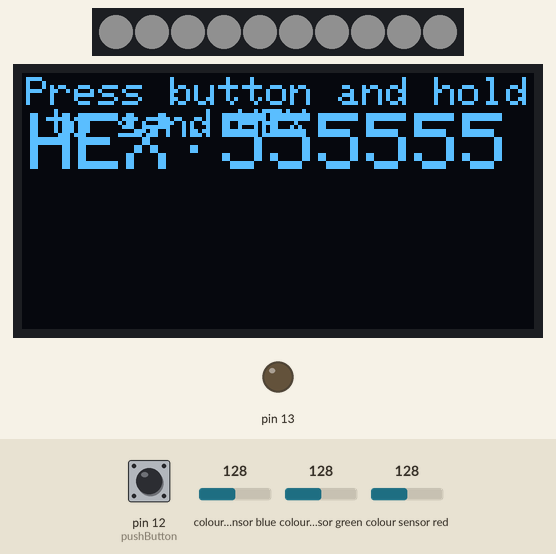
Recording of a sketch running on a simulated Arduino Leonardo, built with avr-gcc and run on an emulated ATmega32U4. Shown: 10 RGB LEDs in strip order, left to right, 128×64 one-colour display, output pins drawn as LEDs (lit = HIGH). The test bench sets the inputs (shaded band); at power-on: colour sensor blue 128, colour sensor green 128, colour sensor red 128, pin 12 (pushButton) LOW. Dim RGB values are drawn brighter than linear; USB keyboard and mouse output is not drawn; what the sketch prints to the serial monitor is not drawn.

Above: at 3.2 s.
3.3 s: colour sensor blue set to 5
At 6.4 s:
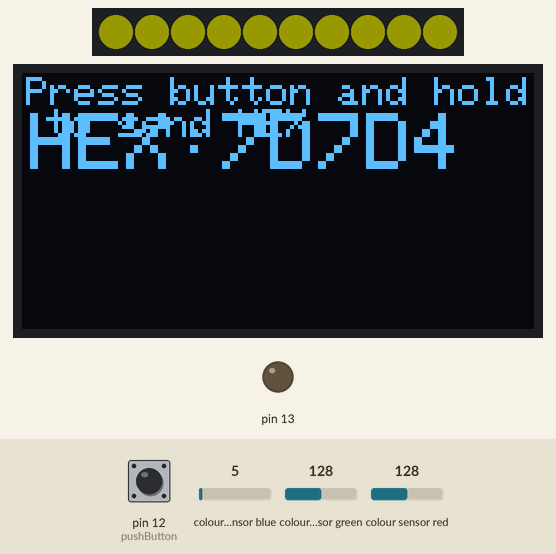
6.7 s: colour sensor green set to 5
At 9.4 s:
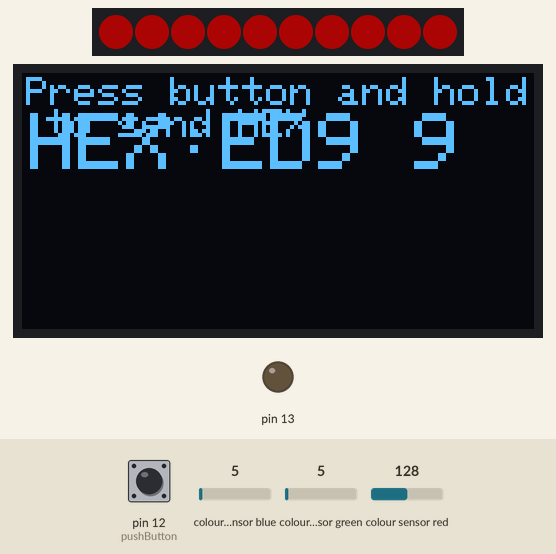
10.1 s: colour sensor blue set to 250
At 14.0 s:
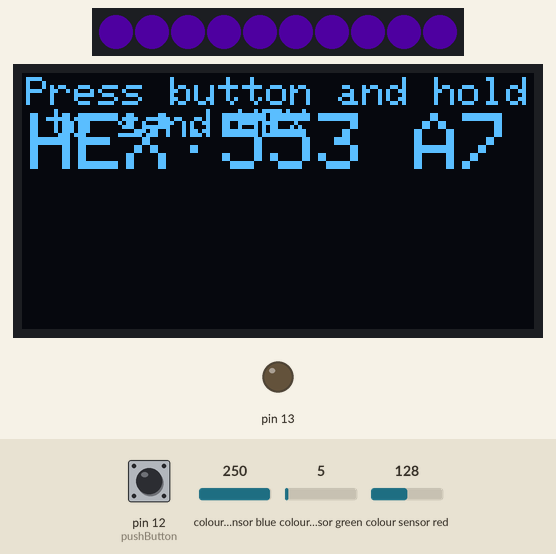
14.3 s: colour sensor red set to 191
At 17.1 s:
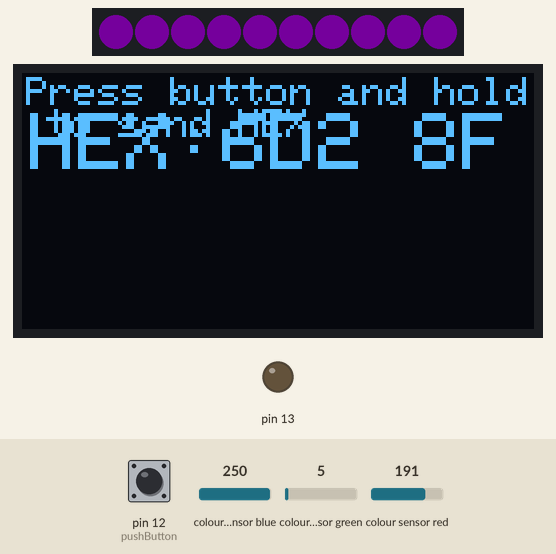
17.7 s: colour sensor green set to 64
At 19.7 s:
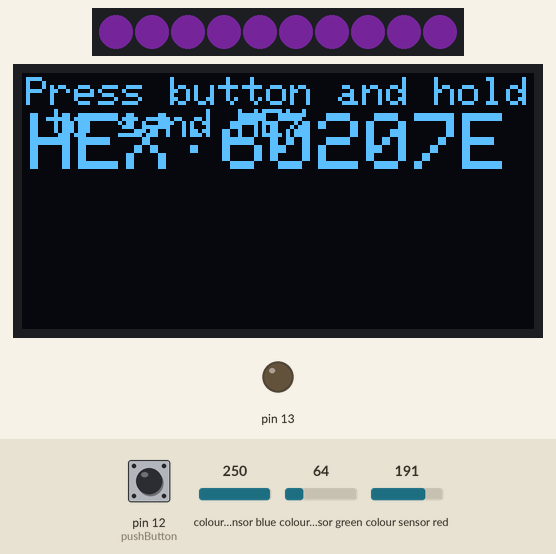
21.1 s: colour sensor red set to 5
At 24.8 s:
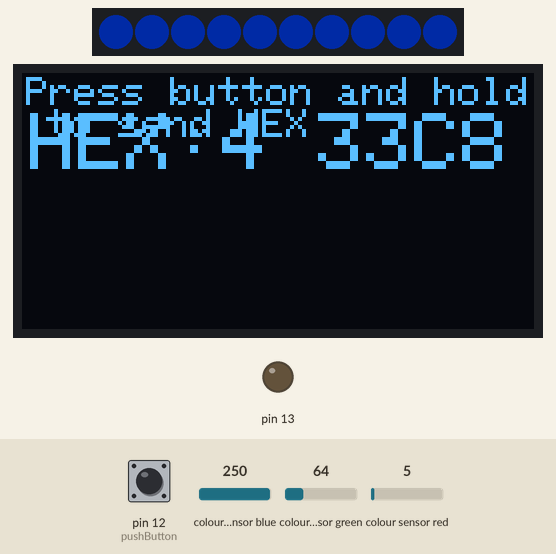

The sketch:

C7_ColorSensor_andOLED_NeoKEYBOARD.ino
```cpp
#include "Keyboard.h"
#include <Wire.h>                  //include Wire.h to be able to communicate through I2C on Arduino board
#include <Adafruit_CircuitPlayground.h>

#include "Adafruit_TCS34725.h"     //Colour sensor library
#include "Adafruit_GFX.h"
#include "Adafruit_SSD1306.h"
//#include "Adafruit_NeoPixel.h"

//Create colour sensor object declaration, to see effects of different integration time and gain
//settings, check the datatsheet of the Adafruit TCS34725.
Adafruit_TCS34725 tcs = Adafruit_TCS34725(TCS34725_INTEGRATIONTIME_50MS, TCS34725_GAIN_4X);

#define SCREEN_WIDTH 128 // OLED display width,  in pixels
#define SCREEN_HEIGHT 64 // OLED display height, in pixels

#define LED_PIN    10
#define LED_COUNT 25

int pushButton = 12;
int previousButtonState = HIGH;
//Adafruit_NeoPixel strip(LED_COUNT, LED_PIN, NEO_GRB + NEO_KHZ800);

// declare an SSD1306 display object connected to I2C
Adafruit_SSD1306 oled(SCREEN_WIDTH, SCREEN_HEIGHT, &Wire, -1);

void setup() {
  Serial.begin(9600);
  CircuitPlayground.begin();

  // initialize OLED display with address 0x3C for 128x64
  if (!oled.begin(SSD1306_SWITCHCAPVCC, 0x3C)) {
    Serial.println(F("SSD1306 allocation failed"));
    while (true);
  }
  delay(2000);         // wait for initializing
  oled.clearDisplay(); // clear display

  //Start-up colour sensor
  if (tcs.begin()) {
    Serial.println("Found sensor");
  } else {
    Serial.println("No TCS34725 found ... check your connections");
    while (1); // halt!
  }

  CircuitPlayground.strip.begin();           // INITIALIZE NeoPixel strip object (REQUIRED)
  CircuitPlayground.strip.show();            // Turn OFF all pixels ASAP
  CircuitPlayground.strip.setBrightness(50); // Set BRIGHTNESS to about 1/5 (max = 255)

  pinMode(pushButton, INPUT);
  Keyboard.begin();
}

void loop() {

  uint16_t clear, red, green, blue;

  //Collect raw data from integrated circuit using interrupts
  tcs.setInterrupt(false);      // turn on LED

  delay(60);  // takes 50ms to read

  tcs.getRawData(&red, &green, &blue, &clear);
  tcs.setInterrupt(true);  // turn off LED

  // Figure out some basic hex code for visualization
  uint32_t sum = clear;
  float r, g, b;
  r = red;
  r /= sum;
  g = green;
  g /= sum;
  b = blue;
  b /= sum;
  r *= 256; g *= 256; b *= 256;

  int buttonState = digitalRead(pushButton);


  if (buttonState == HIGH) {
    Keyboard.print((int)r, HEX);
    delay(300);
    Keyboard.print((int)g, HEX);
    delay(300);
    Keyboard.print((int)b, HEX);
    Serial.println("button");
    Keyboard.println();
    delay(300);
  }

  Serial.print("HEX: \t");
  Serial.print((int)r, HEX); Serial.print((int)g, HEX); Serial.print((int)b, HEX);

  Serial.print("\t \t RGB: \t");
  Serial.print((int)r );
  Serial.print(" ");
  Serial.print((int)g);
  Serial.print(" ");
  Serial.println((int)b );
  Serial.println();

  colorWipe(CircuitPlayground.strip.Color(r, g, b), 50);

  oled.clearDisplay();          // clear displa

  oled.setTextSize(1);          // text size
  oled.setTextColor(WHITE);     // text color
  oled.setCursor(1, 1);        // position to display
  oled.println("Press button and hold to send HEX");

  oled.setTextSize(2);          // text size
  oled.setTextColor(WHITE);     // text color
  oled.setCursor(2, 10);        // position to display
  oled.println("HEX:");
  oled.setCursor(50, 10);        // position to display
  oled.println((int)r, HEX);
  oled.setCursor(74, 10);        // position to display
  oled.println((int)g, HEX);
  oled.setCursor(98, 10);        // position to display
  oled.println((int)b, HEX);     // text to display
  oled.display();                // show on OLED

  delay(2000);


}

void colorWipe(uint32_t color, int wait) {
  for (int i = 0; i < CircuitPlayground.strip.numPixels(); i++) { // For each pixel in strip...
    CircuitPlayground.strip.setPixelColor(i, color);         //  Set pixel's color (in RAM)
    CircuitPlayground.strip.show();                          //  Update strip to match
    delay(wait);                           //  Pause for a moment
  }
}
```
